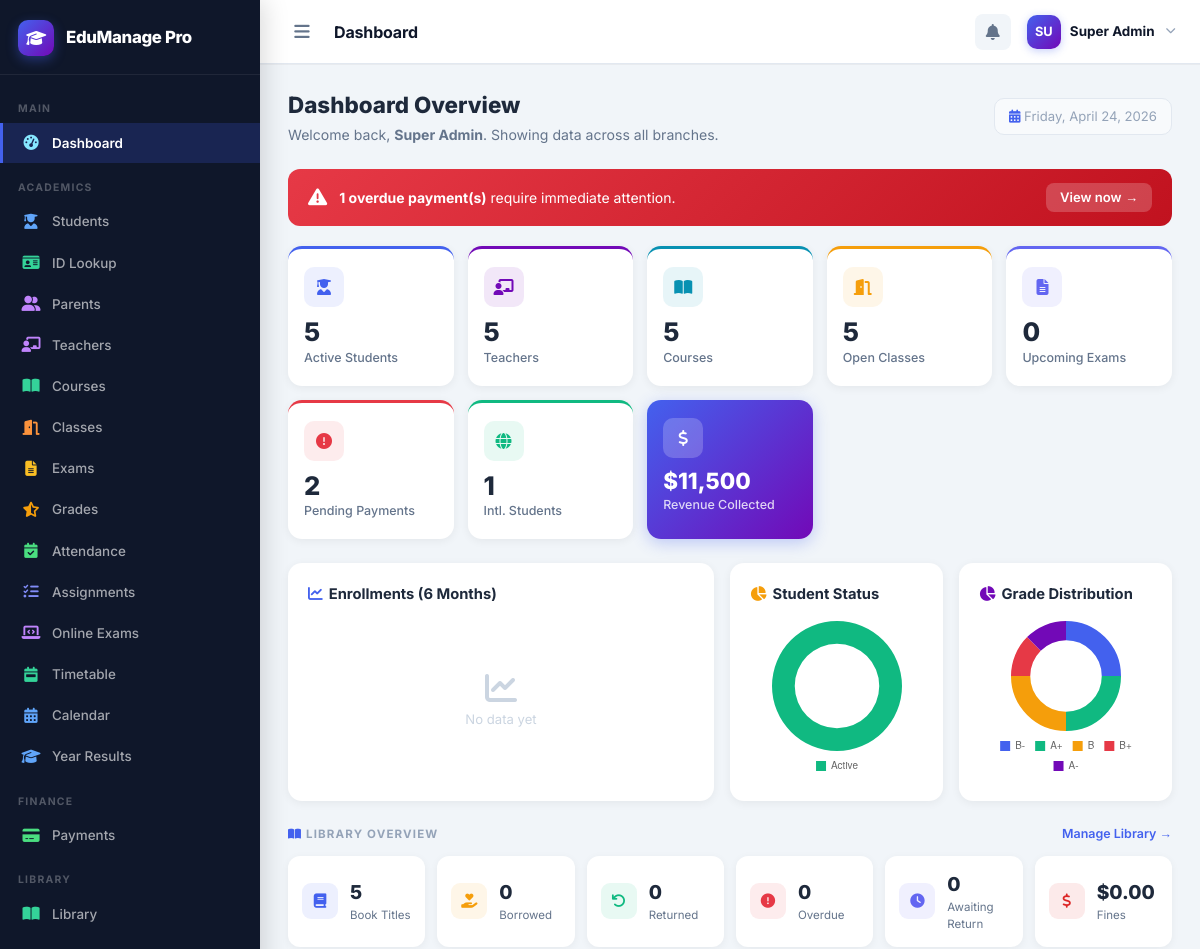
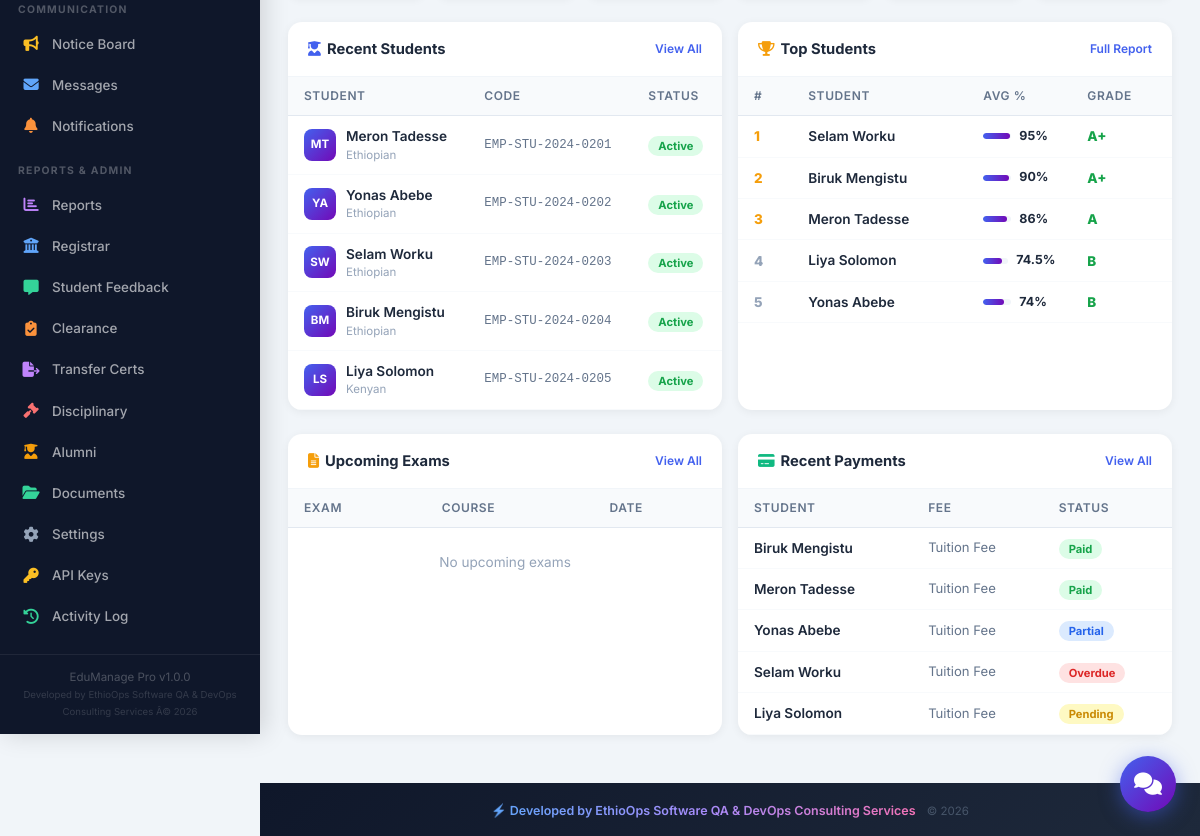
/dashboard.php (signed in), run on the app's committed database (2 pictures, top to bottom).
### tables this page shows
CREATE TABLE students (
    id INT AUTO_INCREMENT PRIMARY KEY,
    user_id INT NOT NULL,
    student_code VARCHAR(30) UNIQUE,
    first_name VARCHAR(80) NOT NULL,
    last_name VARCHAR(80) NOT NULL,
    dob DATE,
    gender ENUM('Male','Female','Other'),
    nationality VARCHAR(80),
    country_id SMALLINT,
    passport_no VARCHAR(40),
    visa_type VARCHAR(40),
    visa_expiry DATE,
    phone VARCHAR(30),
    address TEXT,
    emergency_contact VARCHAR(120),
    emergency_phone VARCHAR(30),
    enrollment_date DATE DEFAULT (CURRENT_DATE),
    status ENUM('Active','Inactive','Graduated','Suspended') DEFAULT 'Active',
    photo VARCHAR(255),
    created_at TIMESTAMP DEFAULT CURRENT_TIMESTAMP,
    FOREIGN KEY (user_id) REFERENCES users(id) ON DELETE CASCADE,
    FOREIGN KEY (country_id) REFERENCES countries(id)
);

CREATE TABLE payments (
    id INT AUTO_INCREMENT PRIMARY KEY,
    student_id INT NOT NULL,
    fee_type_id INT NOT NULL,
    academic_year_id INT,
    amount_due DECIMAL(10,2) NOT NULL,
    amount_paid DECIMAL(10,2) DEFAULT 0,
    due_date DATE,
    paid_date DATE,
    method ENUM('Cash','Bank Transfer','Card','Online','Cheque') DEFAULT 'Cash',
    reference_no VARCHAR(80),
    status ENUM('Pending','Partial','Paid','Overdue','Waived') DEFAULT 'Pending',
    notes TEXT,
    created_by INT,
    created_at TIMESTAMP DEFAULT CURRENT_TIMESTAMP,
    FOREIGN KEY (student_id) REFERENCES students(id),
    FOREIGN KEY (fee_type_id) REFERENCES fee_types(id),
    FOREIGN KEY (academic_year_id) REFERENCES academic_years(id)
);

CREATE TABLE fee_types (
    id INT AUTO_INCREMENT PRIMARY KEY,
    name VARCHAR(80) NOT NULL,
    amount DECIMAL(10,2) NOT NULL,
    currency CHAR(3) DEFAULT 'USD',
    description TEXT,
    is_active TINYINT(1) DEFAULT 1
);

### dashboard.php (the view, shortened to what the rows shown need)
<?php
require_once 'includes/config.php';
$admin_branch_id = (int)($_SESSION['user']['branch_id'] ?? 0);
$bw  = $admin_branch_id ? "AND s.branch_id=$admin_branch_id" : '';
$bwc = $admin_branch_id ? "AND cl.branch_id=$admin_branch_id" : '';
$bwp = $admin_branch_id ? "AND s.branch_id=$admin_branch_id" : '';
$enroll_months = $pdo->query("SELECT DATE_FORMAT(en.enrolled_at,'%b %Y') AS mo, COUNT(*) AS cnt FROM enrollments en JOIN classes cl ON en.class_id=cl.id WHERE en.enrolled_at >= DATE_SUB(NOW(), INTERVAL 6 MONTH) $bwc GROUP BY DATE_FORMAT(en.enrolled_at,'%Y-%m') ORDER BY DATE_FORMAT(en.enrolled_at,'%Y-%m')")->fetchAll();
$pay_months    = $pdo->query("SELECT DATE_FORMAT(p.created_at,'%b %Y') AS mo, SUM(p.amount_due) AS due, SUM(p.amount_paid) AS paid FROM payments p JOIN students s ON p.student_id=s.id WHERE p.created_at >= DATE_SUB(NOW(), INTERVAL 6 MONTH) $bwp GROUP BY DATE_FORMAT(p.created_at,'%Y-%m') ORDER BY DATE_FORMAT(p.created_at,'%Y-%m')")->fetchAll();
$stu_status    = $pdo->query("SELECT s.status, COUNT(*) AS cnt FROM students s WHERE 1=1 $bw GROUP BY s.status")->fetchAll();
$grade_dist    = $pdo->query("SELECT g.grade_letter, COUNT(*) AS cnt FROM grades g JOIN enrollments en ON g.enrollment_id=en.id JOIN classes cl ON en.class_id=cl.id WHERE 1=1 $bwc GROUP BY g.grade_letter ORDER BY cnt DESC")->fetchAll();
$recent_students = $pdo->query("SELECT s.*, c.name AS country FROM students s LEFT JOIN countries c ON s.country_id=c.id WHERE 1=1 $bw ORDER BY s.created_at DESC LIMIT 5")->fetchAll();
$recent_payments = $pdo->query("SELECT p.*, CONCAT(s.first_name,' ',s.last_name) AS student_name, ft.name AS fee_name FROM payments p JOIN students s ON p.student_id=s.id JOIN fee_types ft ON p.fee_type_id=ft.id WHERE 1=1 $bwp ORDER BY p.created_at DESC LIMIT 5")->fetchAll();
require_once 'includes/header.php';
?>
<div style="display:flex;justify-content:space-between;align-items:center;margin-bottom:24px;flex-wrap:wrap;gap:12px">
  <div>
    <h1 style="font-size:1.4rem;font-weight:800;color:#1e293b">Dashboard Overview</h1>
  </div>
</div>
<div style="display:grid;grid-template-columns:1fr 1fr;gap:16px;margin-bottom:24px">
  <div style="background:#fff;border-radius:14px;box-shadow:0 2px 10px rgba(0,0,0,.06);overflow:hidden">
    <div style="overflow-x:auto">
    <table style="width:100%;border-collapse:collapse">
      <thead><tr style="background:#f8fafc"><th style="padding:10px 16px;text-align:left;font-size:.75rem;color:#64748b;font-weight:600">Student</th><th style="padding:10px 16px;text-align:left;font-size:.75rem;color:#64748b;font-weight:600">Code</th><th style="padding:10px 16px;text-align:left;font-size:.75rem;color:#64748b;font-weight:600">Status</th></tr></thead>
      <tbody>
      <?php foreach ($recent_students as $s): ?>
      <tr style="border-bottom:1px solid #f8fafc">
        <td style="padding:10px 16px">
          <div style="display:flex;align-items:center;gap:10px">
            <div style="width:32px;height:32px;border-radius:8px;background:linear-gradient(135deg,#4361ee,#7209b7);color:#fff;display:flex;align-items:center;justify-content:center;font-size:.72rem;font-weight:700;flex-shrink:0"><?= strtoupper(substr($s['first_name'],0,1).substr($s['last_name'],0,1)) ?></div>
            <div><div style="font-weight:600;font-size:.85rem;color:#1e293b"><?= e($s['first_name'].' '.$s['last_name']) ?></div><div style="font-size:.72rem;color:#94a3b8"><?= e($s['nationality']??'') ?></div></div>
          </div>
        </td>
        <td style="padding:10px 16px;font-size:.78rem;font-family:monospace;color:#64748b"><?= e($s['student_code']??'—') ?></td>
        <td style="padding:10px 16px"><span style="padding:3px 10px;border-radius:20px;font-size:.7rem;font-weight:700;background:<?= $s['status']==='Active'?'#dcfce7':'#fee2e2' ?>;color:<?= $s['status']==='Active'?'#16a34a':'#dc2626' ?>"><?= e($s['status']) ?></span></td>
      </tr>
      <?php endforeach; ?>
      </tbody>
    </table>
    </div>
  </div>
  <div style="background:#fff;border-radius:14px;box-shadow:0 2px 10px rgba(0,0,0,.06);overflow:hidden">
    <div style="overflow-x:auto">
    <table style="width:100%;border-collapse:collapse">
      <thead><tr style="background:#f8fafc"><th style="padding:10px 16px;text-align:left;font-size:.75rem;color:#64748b;font-weight:600">#</th><th style="padding:10px 16px;text-align:left;font-size:.75rem;color:#64748b;font-weight:600">Student</th><th style="padding:10px 16px;text-align:left;font-size:.75rem;color:#64748b;font-weight:600">Avg %</th><th style="padding:10px 16px;text-align:left;font-size:.75rem;color:#64748b;font-weight:600">Grade</th></tr></thead>
    </table>
    </div>
  </div>
</div>
<div style="display:grid;grid-template-columns:1fr 1fr;gap:16px;margin-bottom:24px">
  <div style="background:#fff;border-radius:14px;box-shadow:0 2px 10px rgba(0,0,0,.06);overflow:hidden">
    <div style="overflow-x:auto">
    <table style="width:100%;border-collapse:collapse">
      <thead><tr style="background:#f8fafc"><th style="padding:10px 16px;text-align:left;font-size:.75rem;color:#64748b;font-weight:600">Exam</th><th style="padding:10px 16px;text-align:left;font-size:.75rem;color:#64748b;font-weight:600">Course</th><th style="padding:10px 16px;text-align:left;font-size:.75rem;color:#64748b;font-weight:600">Date</th></tr></thead>
    </table>
    </div>
  </div>
  <div style="background:#fff;border-radius:14px;box-shadow:0 2px 10px rgba(0,0,0,.06);overflow:hidden">
    <div style="overflow-x:auto">
    <table style="width:100%;border-collapse:collapse">
      <thead><tr style="background:#f8fafc"><th style="padding:10px 16px;text-align:left;font-size:.75rem;color:#64748b;font-weight:600">Student</th><th style="padding:10px 16px;text-align:left;font-size:.75rem;color:#64748b;font-weight:600">Fee</th><th style="padding:10px 16px;text-align:left;font-size:.75rem;color:#64748b;font-weight:600">Status</th></tr></thead>
      <tbody>
      <?php foreach ($recent_payments as $p): ?>
      <tr style="border-bottom:1px solid #f8fafc">
        <td style="padding:10px 16px;font-weight:600;font-size:.85rem;color:#1e293b"><?= e($p['student_name']) ?></td>
        <td style="padding:10px 16px;font-size:.82rem;color:#64748b"><?= e($p['fee_name']) ?></td>
        <td style="padding:10px 16px">
          <?php $sc=match($p['status']){'Paid'=>['#dcfce7','#16a34a'],'Pending'=>['#fef9c3','#ca8a04'],'Overdue'=>['#fee2e2','#dc2626'],'Partial'=>['#dbeafe','#2563eb'],default=>['#f1f5f9','#64748b']}; ?>
          <span style="padding:3px 10px;border-radius:20px;font-size:.7rem;font-weight:700;background:<?=$sc[0]?>;color:<?=$sc[1]?>"><?= e($p['status']) ?></span>
        </td>
      </tr>
      <?php endforeach; ?>
      </tbody>
    </table>
    </div>
  </div>
</div>
<script>
const primary='#4361ee',success='#10b981',warning='#f59e0b',danger='#e63946',purple='#7209b7',teal='#0891b2';
const palette=[primary,success,warning,danger,purple,teal,'#e76f51','#52b788','#e9c46a'];
<?php if ($enroll_months): ?>
new Chart(document.getElementById('enrollChart'),{type:'line',data:{labels:<?=json_encode(array_column($enroll_months,'mo'))?>,datasets:[{label:'Enrollments',data:<?=json_encode(array_column($enroll_months,'cnt'))?>,borderColor:primary,backgroundColor:'rgba(67,97,238,.1)',tension:.4,fill:true,pointBackgroundColor:primary,pointRadius:4,borderWidth:2}]},options:{maintainAspectRatio:false,plugins:{legend:{display:false}},scales:{y:{beginAtZero:true,ticks:{stepSize:1,font:{size:10}},grid:{color:'#f1f5f9'}},x:{ticks:{font:{size:10}},grid:{display:false}}}}});
<?php endif; ?>
<?php if ($pay_months): ?>
new Chart(document.getElementById('payChart'),{type:'bar',data:{labels:<?=json_encode(array_column($pay_months,'mo'))?>,datasets:[{label:'Due',data:<?=json_encode(array_column($pay_months,'due'))?>,backgroundColor:'rgba(244,162,97,.8)',borderRadius:4},{label:'Collected',data:<?=json_encode(array_column($pay_months,'paid'))?>,backgroundColor:'rgba(16,185,129,.8)',borderRadius:4}]},options:{maintainAspectRatio:false,plugins:{legend:{position:'bottom',labels:{font:{size:11}}}},scales:{y:{beginAtZero:true,ticks:{font:{size:10}},grid:{color:'#f1f5f9'}},x:{ticks:{font:{size:10}},grid:{display:false}}}}});
<?php endif; ?>
<?php if ($stu_status): ?>
new Chart(document.getElementById('stuPie'),{type:'doughnut',data:{labels:<?=json_encode(array_column($stu_status,'status'))?>,datasets:[{data:<?=json_encode(array_column($stu_status,'cnt'))?>,backgroundColor:[success,danger,primary,warning,purple],borderWidth:0}]},options:{maintainAspectRatio:false,plugins:{legend:{position:'bottom',labels:{font:{size:10},boxWidth:10}}},cutout:'65%'}});
<?php endif; ?>
<?php if ($grade_dist): ?>
new Chart(document.getElementById('gradePie'),{type:'doughnut',data:{labels:<?=json_encode(array_column($grade_dist,'grade_letter'))?>,datasets:[{data:<?=json_encode(array_column($grade_dist,'cnt'))?>,backgroundColor:palette,borderWidth:0}]},options:{maintainAspectRatio:false,plugins:{legend:{position:'bottom',labels:{font:{size:10},boxWidth:10}}},cutout:'65%'}});
<?php endif; ?>
</script>
<?php require_once 'includes/footer.php'; ?>

### data on the page
students: first_name+last_name "MT", first_name+last_name "Meron Tadesse", nationality "Ethiopian", student_code "EMP-STU-2024-0201", status "Active"
students: first_name+last_name "YA", first_name+last_name "Yonas Abebe", nationality "Ethiopian", student_code "EMP-STU-2024-0202", status "Active"
students: first_name+last_name "SW", first_name+last_name "Selam Worku", nationality "Ethiopian", student_code "EMP-STU-2024-0203", status "Active"
students: first_name+last_name "BM", first_name+last_name "Biruk Mengistu", nationality "Ethiopian", student_code "EMP-STU-2024-0204", status "Active"
students: first_name+last_name "LS", first_name+last_name "Liya Solomon", nationality "Kenyan", student_code "EMP-STU-2024-0205", status "Active"
payments: student_name "Biruk Mengistu", fee_type.name "Tuition Fee", status "Paid"
payments: student_name "Meron Tadesse", fee_type.name "Tuition Fee", status "Paid"
payments: student_name "Yonas Abebe", fee_type.name "Tuition Fee", status "Partial"
payments: student_name "Selam Worku", fee_type.name "Tuition Fee", status "Overdue"
payments: student_name "Liya Solomon", fee_type.name "Tuition Fee", status "Pending"

### other printed values
APP_NAME "EduManage Pro"
APP_VERSION "1.0.0"
$page_title "Dashboard"
substr($_SESSION['user']['name']??'A',0,2) "SU"
$_SESSION['user']['name'] "Super Admin"
$overdue "1"
$val "5"
$label "Active Students"
$label "Teachers"
$label "Courses"
$label "Open Classes"
$val "0"
$label "Upcoming Exams"
$val "2"
$label "Pending Payments"
